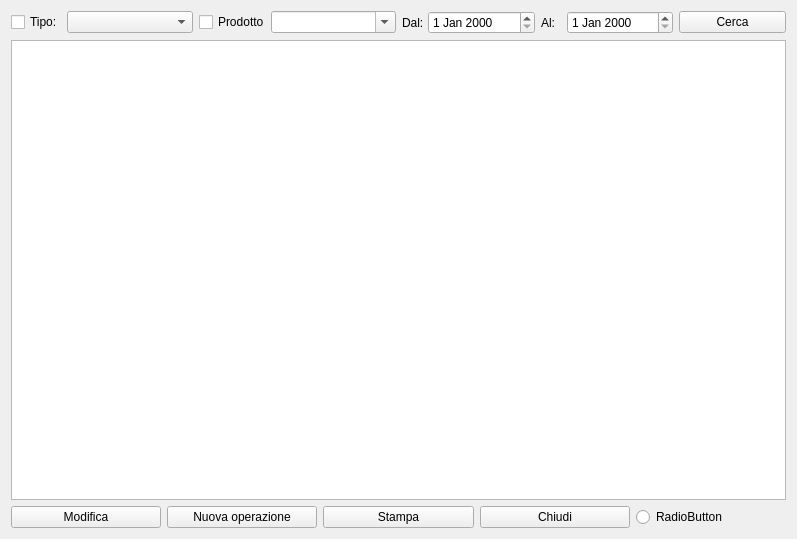
<?xml version="1.0" encoding="UTF-8"?>
<ui version="4.0">
 <class>HLotti</class>
 <widget class="QWidget" name="HLotti">
  <property name="windowModality">
   <enum>Qt::NonModal</enum>
  </property>
  <property name="geometry">
   <rect>
    <x>0</x>
    <y>0</y>
    <width>797</width>
    <height>539</height>
   </rect>
  </property>
  <property name="windowTitle">
   <string>Lotti</string>
  </property>
  <property name="windowIcon">
   <iconset resource="icons.qrc">
    <normaloff>:/Resources/Cube.PNG</normaloff>:/Resources/Cube.PNG</iconset>
  </property>
  <layout class="QVBoxLayout" name="verticalLayout_3">
   <item>
    <layout class="QVBoxLayout" name="verticalLayout_2">
     <item>
      <layout class="QVBoxLayout" name="verticalLayout">
       <item>
        <layout class="QHBoxLayout" name="horizontalLayout_4">
         <item>
          <layout class="QHBoxLayout" name="horizontalLayout_2">
           <item>
            <widget class="QCheckBox" name="chbT">
             <property name="maximumSize">
              <size>
               <width>50</width>
               <height>16777215</height>
              </size>
             </property>
             <property name="text">
              <string>Tipo:</string>
             </property>
            </widget>
           </item>
           <item>
            <widget class="QComboBox" name="cbTipiLot"/>
           </item>
           <item>
            <widget class="QCheckBox" name="chbP">
             <property name="maximumSize">
              <size>
               <width>66</width>
               <height>16777215</height>
              </size>
             </property>
             <property name="text">
              <string>Prodotto:</string>
             </property>
            </widget>
           </item>
           <item>
            <widget class="QComboBox" name="cbProdotti">
             <property name="editable">
              <bool>true</bool>
             </property>
             <property name="insertPolicy">
              <enum>QComboBox::NoInsert</enum>
             </property>
            </widget>
           </item>
          </layout>
         </item>
         <item>
          <layout class="QHBoxLayout" name="horizontalLayout_3">
           <item>
            <widget class="QLabel" name="label">
             <property name="maximumSize">
              <size>
               <width>20</width>
               <height>16777215</height>
              </size>
             </property>
             <property name="text">
              <string>Dal:</string>
             </property>
            </widget>
           </item>
           <item>
            <widget class="QDateEdit" name="datadal"/>
           </item>
           <item>
            <widget class="QLabel" name="label_2">
             <property name="maximumSize">
              <size>
               <width>20</width>
               <height>16777215</height>
              </size>
             </property>
             <property name="text">
              <string>Al:</string>
             </property>
            </widget>
           </item>
           <item>
            <widget class="QDateEdit" name="dataal"/>
           </item>
           <item>
            <widget class="QPushButton" name="pushButton_5">
             <property name="text">
              <string>Cerca</string>
             </property>
             <property name="icon">
              <iconset resource="icons.qrc">
               <normaloff>:/Resources/Search.PNG</normaloff>:/Resources/Search.PNG</iconset>
             </property>
            </widget>
           </item>
          </layout>
         </item>
        </layout>
       </item>
       <item>
        <widget class="QTableView" name="twLots">
         <property name="enabled">
          <bool>true</bool>
         </property>
         <property name="editTriggers">
          <set>QAbstractItemView::AnyKeyPressed|QAbstractItemView::DoubleClicked|QAbstractItemView::EditKeyPressed</set>
         </property>
         <property name="alternatingRowColors">
          <bool>true</bool>
         </property>
         <property name="selectionMode">
          <enum>QAbstractItemView::SingleSelection</enum>
         </property>
         <property name="selectionBehavior">
          <enum>QAbstractItemView::SelectRows</enum>
         </property>
         <property name="sortingEnabled">
          <bool>true</bool>
         </property>
         <attribute name="verticalHeaderVisible">
          <bool>false</bool>
         </attribute>
        </widget>
       </item>
      </layout>
     </item>
     <item>
      <layout class="QHBoxLayout" name="horizontalLayout">
       <item>
        <widget class="QPushButton" name="pushButton_7">
         <property name="text">
          <string>Modifica</string>
         </property>
         <property name="icon">
          <iconset resource="icons.qrc">
           <normaloff>:/Resources/Pencil.PNG</normaloff>:/Resources/Pencil.PNG</iconset>
         </property>
         <property name="iconSize">
          <size>
           <width>32</width>
           <height>32</height>
          </size>
         </property>
        </widget>
       </item>
       <item>
        <widget class="QPushButton" name="pushButton_4">
         <property name="text">
          <string>Nuova operazione</string>
         </property>
         <property name="icon">
          <iconset resource="icons.qrc">
           <normaloff>:/Resources/Actions-configure-icon.png</normaloff>:/Resources/Actions-configure-icon.png</iconset>
         </property>
         <property name="iconSize">
          <size>
           <width>32</width>
           <height>32</height>
          </size>
         </property>
        </widget>
       </item>
       <item>
        <widget class="QPushButton" name="pushButton_6">
         <property name="text">
          <string>Stampa</string>
         </property>
         <property name="icon">
          <iconset resource="icons.qrc">
           <normaloff>:/Resources/Printer-icon.png</normaloff>:/Resources/Printer-icon.png</iconset>
         </property>
         <property name="iconSize">
          <size>
           <width>32</width>
           <height>32</height>
          </size>
         </property>
        </widget>
       </item>
       <item>
        <widget class="QPushButton" name="pushButton_3">
         <property name="text">
          <string>Chiudi</string>
         </property>
         <property name="icon">
          <iconset resource="icons.qrc">
           <normaloff>:/Resources/Actions-window-close-icon.png</normaloff>:/Resources/Actions-window-close-icon.png</iconset>
         </property>
         <property name="iconSize">
          <size>
           <width>32</width>
           <height>32</height>
          </size>
         </property>
        </widget>
       </item>
       <item>
        <widget class="QRadioButton" name="radioButton">
         <property name="text">
          <string>RadioButton</string>
         </property>
        </widget>
       </item>
      </layout>
     </item>
    </layout>
   </item>
  </layout>
 </widget>
 <resources>
  <include location="icons.qrc"/>
 </resources>
 <connections/>
 <slots>
  <slot>showContextMenu()</slot>
 </slots>
</ui>
